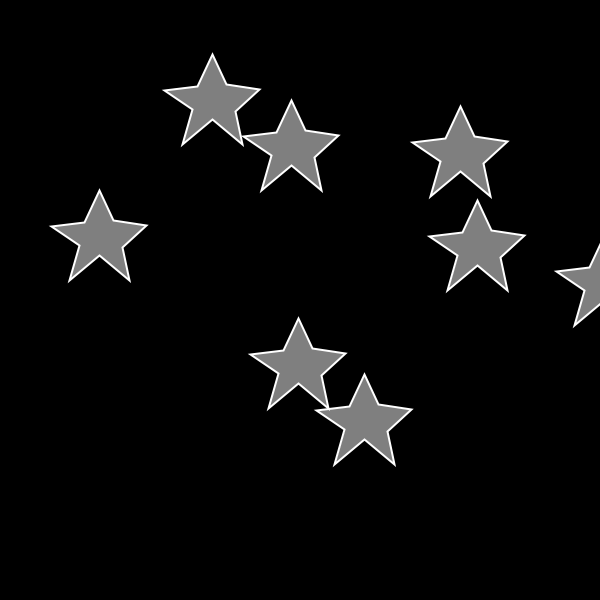
Frame 1 (no input)
Frame 60 (the mouse pressed at the canvas centre just before this capture): identical to frame 1, image omitted
Frame 120 (the mouse held since frame 60 and released just before this capture): identical to frame 1, image omitted

The Processing sketch that drew this single still picture (run headless with seeded random() and noise(); from frame 60 on, the mouse is pressed at the canvas centre):

// Processing sketch: many_star_by_for__and_func__
// ── many_star_by_for__and_func__.pde

class star

{
  float x=0;
  float y=0;

  star()
  {
    x=random(width);

    y=random(height);
  }

  void display()
  {
    fill(127);
    stroke(255);
    strokeWeight(2);
    
    //here,star coding is series of vertices
    beginShape();
    vertex(90+x, 45+y);
    vertex(104+x, 75+y);
    vertex(137+x, 80+y);
    vertex(113+x, 102+y);
    vertex(120+x, 135+y);
    vertex(90+x, 110+y);
    vertex(60+x, 135+y);
    vertex(70+x, 100+y);
    vertex(42+x, 81+y);
    vertex(75+x, 77+y);
    endShape(CLOSE);
  }
}
star []s=new star[10];
void setup()
{
  for (int i=0; i<10; i++)
    s[i] = new star();
  size(600, 600);
}

void draw()
{
  background(0);
  for (int i=0; i<10; i++)
  {

    s[i].display();
  }
}
